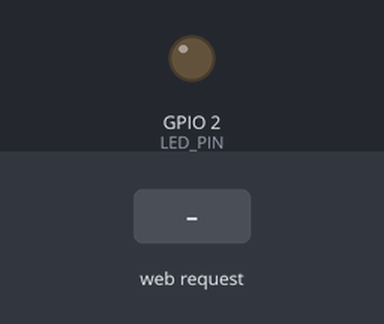
This sketch was run on a simulated ESP32. Shown: output pins drawn as LEDs (lit = HIGH). The test bench sets the inputs (shaded band). WiFi joins after 1.5 s; servers stay silent unless stated; what the sketch prints to the serial monitor is not drawn.

Above: at 2.7 s.
2.8 s: HTTP request GET /toggle received
At 3.6 s:
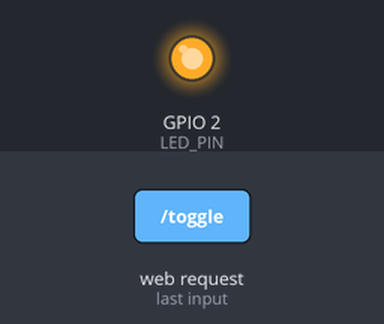
Timing chart, 0 to 5.8 s (numbered marks = the images above; inputs shaded):
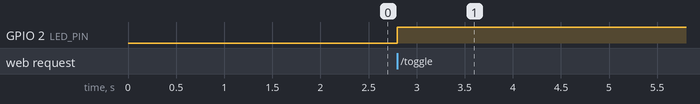

Measured:
- after the input at 2.8 s, GPIO 2 (LED_PIN): LOW → HIGH at once

The sketch:

code.ino
```cpp
#include <WiFi.h>
#include <WebServer.h>

const char* ssid = "YOUR_WIFI_SSID";
const char* password = "YOUR_WIFI_PASSWORD";

WebServer server(80);

const int LED_PIN = 2;
bool ledState = false;

const char HTML_PAGE[] PROGMEM = R"rawliteral(
<!DOCTYPE html>
<html>
<head>
  <meta name="viewport" content="width=device-width, initial-scale=1">
  <title>ESP32 Control Center</title>
  <style>
    body { font-family: Arial, sans-serif; text-align: center; margin-top: 50px; background-color: #f4f4f9; }
    h1 { color: #333; }
    .card { background: white; max-width: 400px; margin: 0 auto; padding: 20px; border-radius: 10px; box-shadow: 0 4px 8px rgba(0,0,0,0.1); }
    .btn { display: inline-block; padding: 12px 24px; font-size: 18px; color: white; background-color: #007bff; border: none; border-radius: 5px; text-decoration: none; margin: 10px; }
    .btn-off { background-color: #dc3545; }
  </style>
</head>
<body>
  <div class="card">
    <h1>ESP32 Web Server</h1>
    <p>Hosted directly on ESP32 Microcontroller</p>
    <a href="/toggle" class="btn">Toggle Onboard LED</a>
  </div>
</body>
</html>
)rawliteral";

void handleRoot() {
  server.send(200, "text/html", HTML_PAGE);
}

void handleToggle() {
  ledState = !ledState;
  digitalWrite(LED_PIN, ledState ? HIGH : LOW);
  server.sendHeader("Location", "/");
  server.send(303);
}

void setup() {
  Serial.begin(115200);
  pinMode(LED_PIN, OUTPUT);
  digitalWrite(LED_PIN, LOW);

  WiFi.begin(ssid, password);
  Serial.print("Connecting to WiFi");
  while (WiFi.status() != WL_CONNECTED) {
    delay(500);
    Serial.print(".");
  }

  Serial.println("");
  Serial.print("Connected! IP Address: ");
  Serial.println(WiFi.localIP());

  server.on("/", handleRoot);
  server.on("/toggle", handleToggle);
  server.begin();
  Serial.println("HTTP Server Started");
}

void loop() {
  server.handleClient();
}
```
